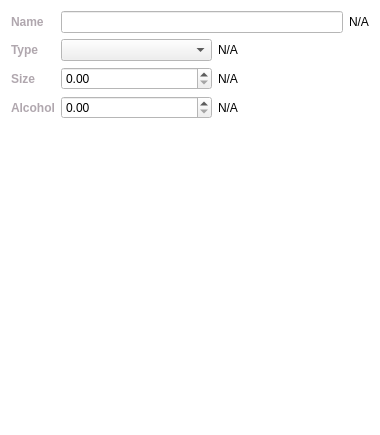
<?xml version="1.0" encoding="UTF-8"?>
<ui version="4.0">
 <class>DrinkDetailsWidget</class>
 <widget class="QWidget" name="DrinkDetailsWidget">
  <property name="geometry">
   <rect>
    <x>0</x>
    <y>0</y>
    <width>380</width>
    <height>435</height>
   </rect>
  </property>
  <property name="sizePolicy">
   <sizepolicy hsizetype="MinimumExpanding" vsizetype="MinimumExpanding">
    <horstretch>0</horstretch>
    <verstretch>0</verstretch>
   </sizepolicy>
  </property>
  <property name="palette">
   <palette>
    <active>
     <colorrole role="Base">
      <brush brushstyle="SolidPattern">
       <color alpha="255">
        <red>255</red>
        <green>255</green>
        <blue>255</blue>
       </color>
      </brush>
     </colorrole>
     <colorrole role="Window">
      <brush brushstyle="SolidPattern">
       <color alpha="255">
        <red>255</red>
        <green>255</green>
        <blue>255</blue>
       </color>
      </brush>
     </colorrole>
    </active>
    <inactive>
     <colorrole role="Base">
      <brush brushstyle="SolidPattern">
       <color alpha="255">
        <red>255</red>
        <green>255</green>
        <blue>255</blue>
       </color>
      </brush>
     </colorrole>
     <colorrole role="Window">
      <brush brushstyle="SolidPattern">
       <color alpha="255">
        <red>255</red>
        <green>255</green>
        <blue>255</blue>
       </color>
      </brush>
     </colorrole>
    </inactive>
    <disabled>
     <colorrole role="Base">
      <brush brushstyle="SolidPattern">
       <color alpha="255">
        <red>255</red>
        <green>255</green>
        <blue>255</blue>
       </color>
      </brush>
     </colorrole>
     <colorrole role="Window">
      <brush brushstyle="SolidPattern">
       <color alpha="255">
        <red>255</red>
        <green>255</green>
        <blue>255</blue>
       </color>
      </brush>
     </colorrole>
    </disabled>
   </palette>
  </property>
  <property name="windowTitle">
   <string>Form</string>
  </property>
  <layout class="QVBoxLayout" name="verticalLayout">
   <item>
    <layout class="QHBoxLayout" name="horizontalLayout_2">
     <property name="topMargin">
      <number>0</number>
     </property>
     <item>
      <layout class="QVBoxLayout" name="verticalLayoutPicture"/>
     </item>
     <item>
      <layout class="QFormLayout" name="formLayout">
       <item row="3" column="0">
        <widget class="QLabel" name="labelType">
         <property name="font">
          <font>
           <weight>75</weight>
           <bold>true</bold>
          </font>
         </property>
         <property name="styleSheet">
          <string notr="true">QLabel {
color: rgb(176, 167, 174);
}</string>
         </property>
         <property name="text">
          <string>Type</string>
         </property>
        </widget>
       </item>
       <item row="1" column="1">
        <layout class="QHBoxLayout" name="horizontalLayout">
         <property name="leftMargin">
          <number>0</number>
         </property>
         <property name="topMargin">
          <number>0</number>
         </property>
         <item>
          <widget class="QLineEdit" name="lineEditName"/>
         </item>
         <item>
          <widget class="QLabel" name="labelNameValue">
           <property name="text">
            <string>N/A</string>
           </property>
          </widget>
         </item>
        </layout>
       </item>
       <item row="1" column="0">
        <widget class="QLabel" name="labelName">
         <property name="font">
          <font>
           <weight>75</weight>
           <bold>true</bold>
          </font>
         </property>
         <property name="styleSheet">
          <string notr="true">QLabel {
color: rgb(176, 167, 174);
}</string>
         </property>
         <property name="text">
          <string>Name</string>
         </property>
        </widget>
       </item>
       <item row="3" column="1">
        <layout class="QHBoxLayout" name="horizontalLayout_3">
         <property name="leftMargin">
          <number>0</number>
         </property>
         <item>
          <widget class="QComboBox" name="comboBoxType"/>
         </item>
         <item>
          <widget class="QLabel" name="labelTypeValue">
           <property name="text">
            <string>N/A</string>
           </property>
          </widget>
         </item>
        </layout>
       </item>
       <item row="4" column="0">
        <widget class="QLabel" name="labelSize">
         <property name="font">
          <font>
           <weight>75</weight>
           <bold>true</bold>
          </font>
         </property>
         <property name="styleSheet">
          <string notr="true">QLabel {
color: rgb(176, 167, 174);
}</string>
         </property>
         <property name="text">
          <string>Size</string>
         </property>
        </widget>
       </item>
       <item row="4" column="1">
        <layout class="QHBoxLayout" name="horizontalLayout_4">
         <property name="leftMargin">
          <number>0</number>
         </property>
         <item>
          <widget class="QDoubleSpinBox" name="doubleSpinBoxSize"/>
         </item>
         <item>
          <widget class="QLabel" name="labelSizeValue">
           <property name="text">
            <string>N/A</string>
           </property>
          </widget>
         </item>
        </layout>
       </item>
       <item row="5" column="0">
        <widget class="QLabel" name="labelAlc">
         <property name="font">
          <font>
           <weight>75</weight>
           <bold>true</bold>
          </font>
         </property>
         <property name="styleSheet">
          <string notr="true">QLabel {
color: rgb(176, 167, 174);
}</string>
         </property>
         <property name="text">
          <string>Alcohol</string>
         </property>
        </widget>
       </item>
       <item row="5" column="1">
        <layout class="QHBoxLayout" name="horizontalLayout_5">
         <property name="leftMargin">
          <number>0</number>
         </property>
         <item>
          <widget class="QDoubleSpinBox" name="doubleSpinBoxAlc"/>
         </item>
         <item>
          <widget class="QLabel" name="labelAlcoholValue">
           <property name="text">
            <string>N/A</string>
           </property>
          </widget>
         </item>
        </layout>
       </item>
      </layout>
     </item>
    </layout>
   </item>
   <item>
    <spacer name="verticalSpacer_2">
     <property name="orientation">
      <enum>Qt::Vertical</enum>
     </property>
     <property name="sizeHint" stdset="0">
      <size>
       <width>20</width>
       <height>205</height>
      </size>
     </property>
    </spacer>
   </item>
  </layout>
 </widget>
 <resources/>
 <connections/>
</ui>
